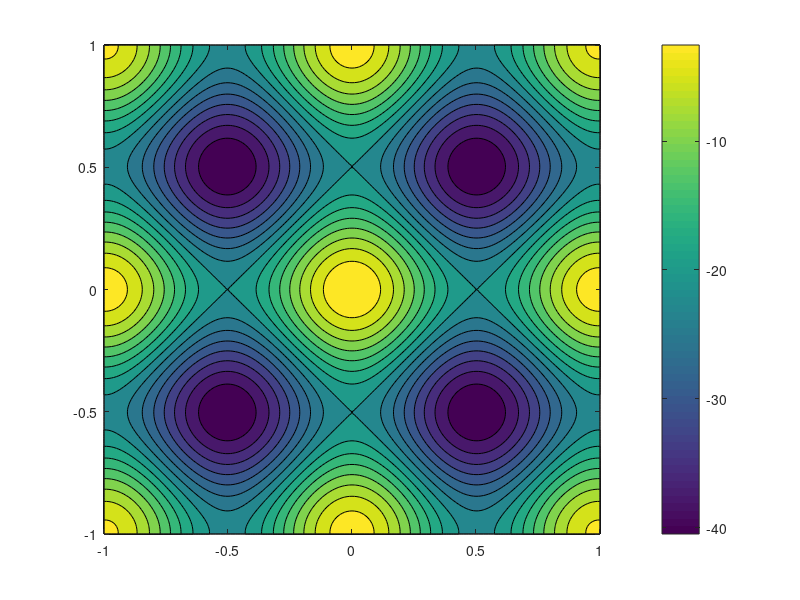

Recreate this plot in MATLAB. (Note: this script raises an error after producing the figure.)
clear all, close all

rew = @(x, y) exp(-.5*(x.^2/.4^2 + y.^2/.4^2));
rew = @(x, y) -(20 + x.^2 + y.^2 - 10*(cos(2*pi*x) + cos(2*pi*y)));

[X, Y] = meshgrid(-1:.01:1, -1:.01:1);
Z = rew(X, Y);
figure()
contourf(X, Y, Z, 15), colorbar, hold on,
%rew = @(x, y) input(['Reward for [', num2str(x), ',', num2str(y),']?: ']);

N = 30;
episodes = 50;
epsilon = .5;
eta = .5;

mn = [0; -.5];
cn = diag([.5, .5].^2);

savem = [mn', diag(cn)'.^.5, cn(2, 1)/prod(diag(cn).^.5), eta, 0, 0, 0, 0];

options = optimset('Algorithm','active-set');
options = optimset(options, 'GradObj','on');
options = optimset(options, 'Display', 'off');
S = [];
r = [];

for e = 1:episodes

	Snew = repmat(mn', N, 1) + randn(N, 2).*repmat(diag(cn)'.^.5, N, 1);
	%q = exp(-.5*diag((Snew - repmat(mn', N, 1))*inv(cn)*(Snew - repmat(mn', N, 1))'));
	%q = q/sum(q);
	q = ones(N, 1)/N;
    
        rnew = rew(Snew(:, 1), Snew(:, 2));
    
	%S = [S; Snew];
	%r = [r; rnew];
	
	S = Snew;
	r = rnew;

	% With Gradient
	objfun = @(eta) reps_dual(eta, r, q, epsilon);
	logeta = fmincon(objfun, log(abs(mean(r))), -1, -.01, [], [], [], [], [], options);
    
    eta = exp(logeta);

	p = exp(r/eta)/sum(exp(r/eta));
	Dkl = sum(p.*log(p./q));
	iDkl = sum(q.*log(q./p));
	mn = S'*p;
	cn = (S-repmat(mn', size(S, 1), 1))'*((S-repmat(mn', size(S, 1), 1)).*repmat(p, 1, 2));

	rexp = r(:)'*p;
	rvar = (r(:)-rexp)'*((r(:)-rexp).*p);

	savem = [savem; mn', diag(cn)'.^.5, cn(2, 1)/prod(diag(cn).^.5), eta, rexp, Dkl, iDkl, rvar];
end

for i = 1:(size(savem, 1)-1)
	th = .5*atan(2*savem(i+1, 5) * savem(i+1, 3) * savem(i+1, 4)/(savem(i+1,3)^2 - savem(i+1, 4)^2));
	[ex, ey] = calculateEllipse(savem(i+1, 1), savem(i+1, 2), savem(i+1, 3), savem(i+1, 4),th *180/pi); 
	plot([savem(i, 1); savem(i+1, 1)], [savem(i, 2), savem(i+1, 2)], 'w', 'Linewidth', 2), hold on;
	plot(ex, ey, 'w--')
end

figure()
subplot(4,2,1), plot(savem(1:end, 1:2)), ylabel('mean')
subplot(4,2,2), plot(savem(2:end, 7)), ylabel('E[R]')
subplot(4,2,3), plot(savem(1:end, 3:4)), ylabel('std')
subplot(4,2,4), plot(savem(2:end, 6)), ylabel('eta')
subplot(4,2,5), plot(savem(2:end, 8)), ylabel('Dkl')
subplot(4,2,6), plot(savem(1:end, 9)), ylabel('iDkl')
subplot(4,2,7), plot(savem(2:end, 10).^.5), ylabel('Var[R]^{0.5}')
